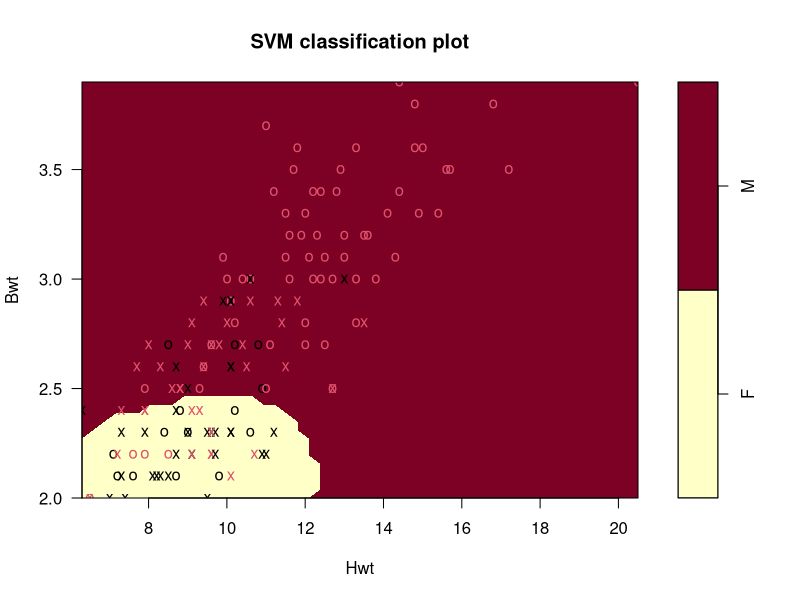
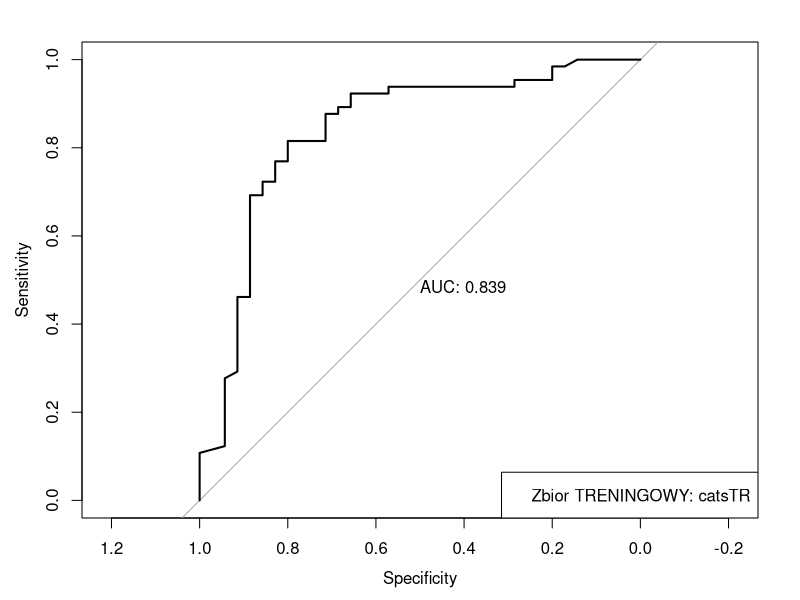
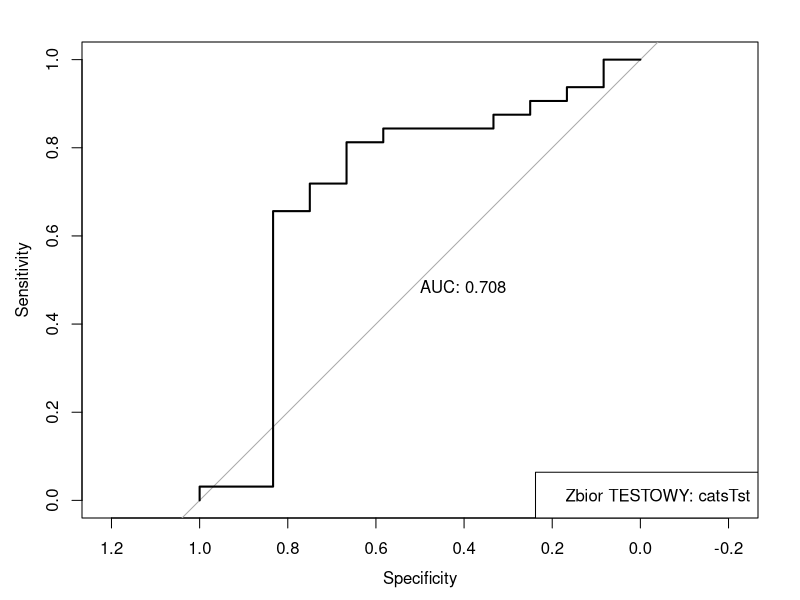

Write the R code that produced these figures, in order.
##
## MSI - LABORATORIUM 1
## PAWEL MERGIST
##

# ZAD 10

# ODP: Walidacja krzyzowa na zbiorze treningowym sprawila ze model 
#      jest mniej przetrenowany (wykres ROC dla zbioru treningowego).
#      Dzieki temu lepiej uogolnia (ROC zb testowy), wartosci czulosci i specyficznosc dla obu zbiorow sa zblizone.

#install.packages("caret")


library(caret)
library(pROC)
library(e1071)

options(digits=3)

set.seed(12345)

data(cats, package = "MASS")

nmbOfCats = dim(cats)[1]
trIndx = sample(nmbOfCats, nmbOfCats*0.7)
catsTr = cats[trIndx, ]
catsTst = cats[-trIndx, ]


# a) 
# Zbior TRENINGOWY

#tuned <- tune.svm(Sex~., data = catsTr, gamma = c(0.1,1,5,50,500), cost = c(1,50,100))

tuned <- tune.svm(Sex~., data = catsTr, gamma = 2^(-4:10), cost = 2^(-2:10))

# Najlepszy performace dla:
print("BEST PERFORMACE GAMMA, COST")
tuned$best.parameters$gamma
tuned$best.parameters$cost

(summary(tuned))

# Wykorzystaj w modelu i pokaz - tune nie zwraca prawdopodobienstw potrzebnych do ROC
m1 <- svm(Sex~., data = catsTr, kernel='radial',cross=10, gamma=tuned$best.parameters$gamma, cost=tuned$best.parameters$cost, probability=TRUE)
#m1 <- tuned$best.model
plot(m1, cats)

# Zbior TRENINGOWY - matryca pomylek
cm_svm_catsTr <- confusionMatrix(factor(catsTr$Sex), fitted(m1))
print(cm_svm_catsTr$table)
print(cm_svm_catsTr$byClass)

# ROC
predSexProb = predict(m1,catsTr,probability=TRUE)
df = data.frame(attr(predSexProb, "probabilities"))

roc(catsTr$Sex, df$F, plot=TRUE, print.auc=TRUE)
legend("bottomright", legend="Zbior TRENINGOWY: catsTR")

# b)

# Zbior TESTOWY:
pred = predict(m1, catsTst)

# Zbior TRENINGOWY - matryca pomylek
cm_svm_catsTst <- confusionMatrix(factor(catsTst$Sex), pred)
print(cm_svm_catsTst$table)
print(cm_svm_catsTst$byClass)

# ROC
predSexProb = predict(m1,catsTst,probability=TRUE)
df = data.frame(attr(predSexProb, "probabilities"))

roc(catsTst$Sex, df$F, plot=TRUE, print.auc=TRUE)
legend("bottomright", legend="Zbior TESTOWY: catsTst")

